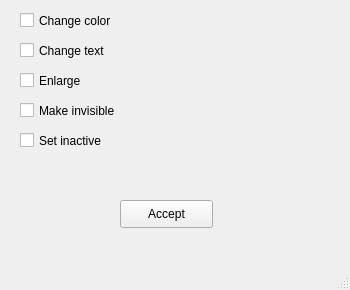
<?xml version="1.0" encoding="UTF-8"?>
<ui version="4.0">
 <class>MainWindow</class>
 <widget class="QMainWindow" name="MainWindow">
  <property name="geometry">
   <rect>
    <x>0</x>
    <y>0</y>
    <width>350</width>
    <height>290</height>
   </rect>
  </property>
  <property name="windowTitle">
   <string>task5</string>
  </property>
  <widget class="QWidget" name="centralwidget">
   <widget class="QCheckBox" name="firstBox">
    <property name="geometry">
     <rect>
      <x>20</x>
      <y>10</y>
      <width>101</width>
      <height>21</height>
     </rect>
    </property>
    <property name="text">
     <string>Change color</string>
    </property>
   </widget>
   <widget class="QCheckBox" name="secondBox">
    <property name="geometry">
     <rect>
      <x>20</x>
      <y>40</y>
      <width>101</width>
      <height>21</height>
     </rect>
    </property>
    <property name="text">
     <string>Change text</string>
    </property>
   </widget>
   <widget class="QCheckBox" name="thirdBox">
    <property name="geometry">
     <rect>
      <x>20</x>
      <y>70</y>
      <width>91</width>
      <height>21</height>
     </rect>
    </property>
    <property name="text">
     <string>Enlarge</string>
    </property>
   </widget>
   <widget class="QCheckBox" name="fourthBox">
    <property name="geometry">
     <rect>
      <x>20</x>
      <y>100</y>
      <width>121</width>
      <height>21</height>
     </rect>
    </property>
    <property name="text">
     <string>Make invisible</string>
    </property>
   </widget>
   <widget class="QCheckBox" name="fifthBox">
    <property name="geometry">
     <rect>
      <x>20</x>
      <y>130</y>
      <width>91</width>
      <height>21</height>
     </rect>
    </property>
    <property name="text">
     <string>Set inactive</string>
    </property>
   </widget>
   <widget class="QPushButton" name="pushButton">
    <property name="geometry">
     <rect>
      <x>120</x>
      <y>200</y>
      <width>93</width>
      <height>28</height>
     </rect>
    </property>
    <property name="text">
     <string>Accept</string>
    </property>
   </widget>
  </widget>
  <widget class="QMenuBar" name="menubar">
   <property name="geometry">
    <rect>
     <x>0</x>
     <y>0</y>
     <width>350</width>
     <height>26</height>
    </rect>
   </property>
  </widget>
  <widget class="QStatusBar" name="statusbar"/>
 </widget>
 <resources/>
 <connections/>
</ui>
